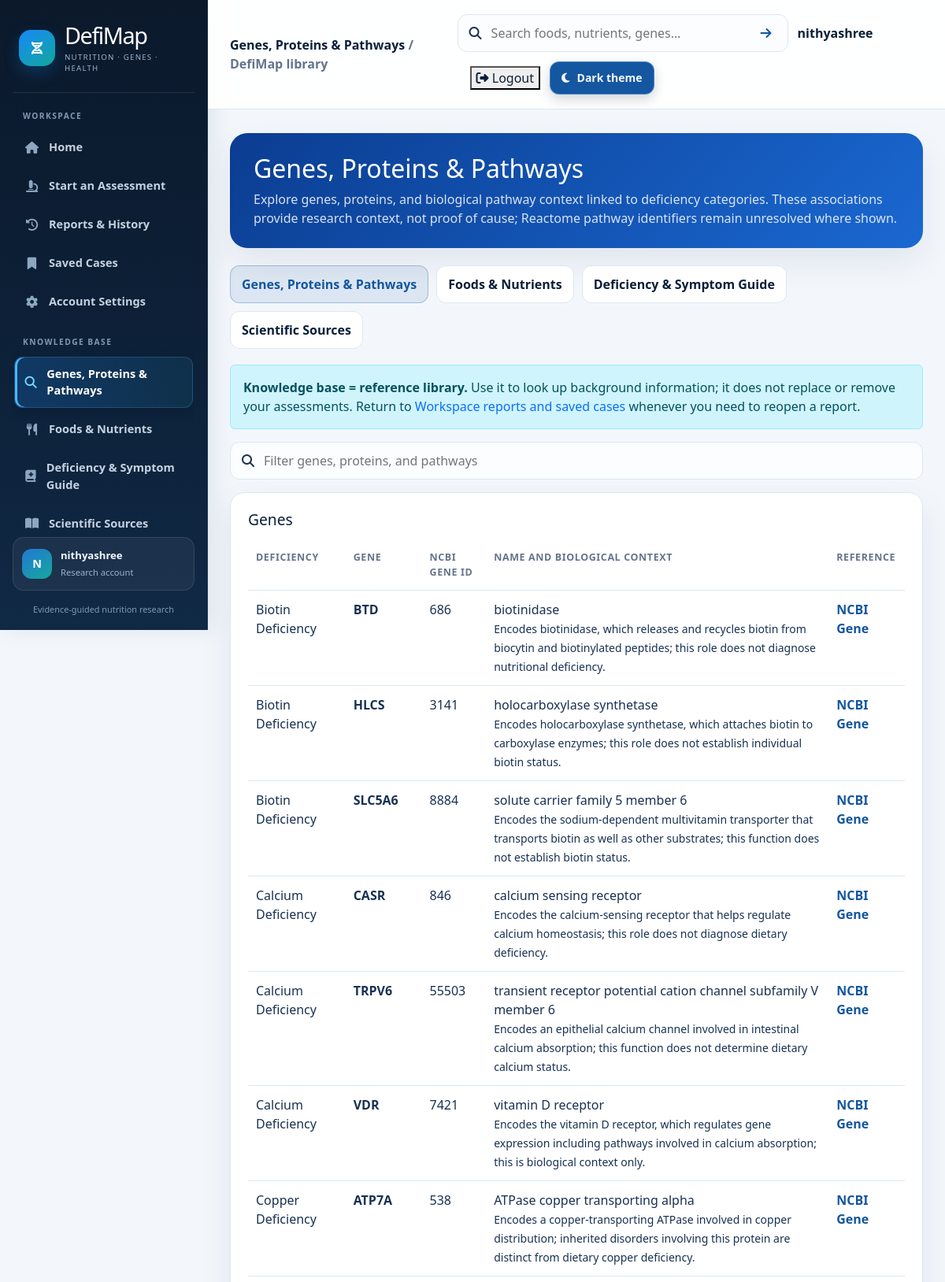
The page /tools.php (signed in, upper part) on the database its author committed.
### tables this page shows
CREATE TABLE `users` (
  `id` int(11) NOT NULL,
  `name` varchar(100) NOT NULL,
  `email` varchar(100) NOT NULL,
  `password` varchar(255) NOT NULL,
  `created_at` timestamp NOT NULL DEFAULT current_timestamp()
);

CREATE TABLE `gene_associations` (
  `id` int(11) NOT NULL,
  `deficiency_id` int(11) NOT NULL,
  `gene_symbol` varchar(30) NOT NULL,
  `gene_name` varchar(255) DEFAULT NULL,
  `ncbi_gene_id` int(11) DEFAULT NULL
);

CREATE TABLE `deficiency_master` (
  `deficiency_id` int(11) NOT NULL,
  `deficiency_name` varchar(255) NOT NULL,
  `description` text NOT NULL,
  `cause` text NOT NULL
);

CREATE TABLE `gene_association_metadata` (
  `association_id` int(11) NOT NULL,
  `association_description` text NOT NULL,
  `source_url` varchar(2048) NOT NULL
);

### env.php (called while the page is built, shortened)
<?php
$environmentFile = __DIR__ . DIRECTORY_SEPARATOR . '.env';
if (is_file($environmentFile)) {
    $environmentLines = file($environmentFile, FILE_IGNORE_NEW_LINES);
    foreach ($environmentLines as $lineNumber => $line) {
        $line = trim($line);
        if ($line === '' || str_starts_with($line, '#')) {
            continue;
        }
        if (!preg_match('/^([A-Z][A-Z0-9_]*)=(.*)$/', $line, $matches)) {
            throw new RuntimeException('Invalid DefiMap environment setting on line ' . ($lineNumber + 1) . '.');
        }
        $key = $matches[1];
    }
}

### tools.php (the view, shortened to what this page needs)
<?php
require __DIR__ . DIRECTORY_SEPARATOR . 'bootstrap.php';
$sections = [
    'molecular' => 'Genes, Proteins & Pathways',
    'nutrition' => 'Foods & Nutrients',
    'reference' => 'Deficiency & Symptom Guide',
    'resources' => 'Scientific Sources',
    'search' => 'Knowledge Base Search',
    'settings' => 'Account Settings',
];
$knowledgeSections = array_diff_key($sections, ['search' => true, 'settings' => true]);
$section = (string)($_GET['section'] ?? 'molecular');
$searchQuery = substr(trim((string)($_GET['q'] ?? '')), 0, 120);
$globalSearchResults = [];
$userId = (int)$_SESSION['user_id'];
$userStmt = $pdo->prepare("SELECT name, email, password FROM users WHERE id=?");
$userStmt->execute([$userId]);
$user = $userStmt->fetch(PDO::FETCH_ASSOC);
$genes = [];
if ($section === 'molecular') {
    $genes = $pdo->query("SELECT d.deficiency_name, g.gene_symbol, g.gene_name, g.ncbi_gene_id,
            gm.association_description, gm.source_url
        FROM gene_associations g
        JOIN deficiency_master d ON d.deficiency_id=g.deficiency_id
        LEFT JOIN gene_association_metadata gm ON gm.association_id=g.id
        ORDER BY d.deficiency_name, g.gene_symbol")->fetchAll(PDO::FETCH_ASSOC);
} elseif ($section === 'resources') {
    $datasetSources = $pdo->query("SELECT dataset_name, organization, source_url,
            record_identifier, version_or_release, access_date, license, verification_status
        FROM dataset_sources
        ORDER BY organization, dataset_name, source_id")->fetchAll(PDO::FETCH_ASSOC);
}
?>
<!DOCTYPE html>
<html lang="en">
<head>
    <link href="https://cdn.jsdelivr.net/npm/bootstrap@5.3.3/dist/css/bootstrap.min.css" rel="stylesheet">
    <link rel="stylesheet" href="https://cdnjs.cloudflare.com/ajax/libs/font-awesome/6.5.2/css/all.min.css">
</head>
<body>
    <div class="app-shell">
        <aside class="sidebar" aria-label="Sidebar navigation">
            <div class="brand-box">
                <div class="brand-icon"><i class="fa-solid fa-dna"></i></div>
                <div><h1>DefiMap</h1><small>Nutrition · Genes · Health</small></div>
            </div>
            <nav class="sidebar-nav" aria-label="Sidebar navigation">
            <div class="nav-group">
                <p class="nav-section-label">Workspace</p>
                <a class="nav-item" href="dashboard.php"><i class="fa-solid fa-house"></i> Home</a>
                <a class="nav-item" href="analysis.php"><i class="fa-solid fa-microscope"></i> Start an Assessment</a>
                <a class="nav-item" href="reports.php"><i class="fa-solid fa-clock-rotate-left"></i> Reports &amp; History</a>
                <a class="nav-item" href="dashboard.php#saved"><i class="fa-solid fa-bookmark"></i> Saved Cases</a>
                <a class="nav-item <?php echo $section === 'settings' ? 'active' : ''; ?>" href="tools.php?section=settings"><i class="fa-solid fa-gear"></i> Account Settings</a>
            </div>
            <div class="nav-group">
                <p class="nav-section-label">Knowledge base</p>
                <?php foreach ($knowledgeSections as $key => $label): ?>
                    <a class="nav-item <?php echo $section === $key ? 'active' : ''; ?>" href="tools.php?section=<?php echo urlencode($key); ?>">
                        <i class="fa-solid <?php echo $key === 'molecular' ? 'fa-magnifying-glass' : ($key === 'nutrition' ? 'fa-utensils' : ($key === 'reference' ? 'fa-book-medical' : 'fa-book-open')); ?>"></i>
                        <?php echo htmlspecialchars($label); ?>
                    </a>
                <?php endforeach; ?>
            </div>
            </nav>
            <div class="sidebar-account">
                <div class="sidebar-account-avatar"><?php echo htmlspecialchars(strtoupper(substr($user['name'], 0, 1))); ?></div>
                <div class="sidebar-account-copy"><strong><?php echo htmlspecialchars($user['name']); ?></strong><span>Research account</span></div>
            </div>
            <div class="sidebar-footer">Evidence-guided nutrition research</div>
        </aside>
        <main class="content">
            <header class="topbar">
                <div class="topbar-inner">
                    <div class="page-context"><strong><?php echo htmlspecialchars($sections[$section]); ?></strong> / DefiMap library</div>
                    <div class="topbar-tools">
                        <form class="search-box" method="get" action="tools.php" role="search" aria-label="Search the knowledge base">
                            <i class="fa-solid fa-magnifying-glass"></i>
                            <input type="search" name="q" value="<?php echo htmlspecialchars($searchQuery); ?>" placeholder="Search foods, nutrients, genes…" aria-label="Search foods, nutrients, genes, proteins and pathways">
                            <button type="submit" aria-label="Submit knowledge-base search"><i class="fa-solid fa-arrow-right"></i></button>
                        </form>
                        <span class="profile"><?php echo htmlspecialchars($user['name']); ?></span><form class="logout-form" method="post" action="logout.php"><button class="logout-link" type="submit"><i class="fa-solid fa-right-from-bracket"></i> Logout</button></form>
                    </div>
                </div>
            </header>
            <div class="page-shell">
                <section class="welcome-card">
                    <h2><?php echo htmlspecialchars($sections[$section]); ?></h2>
                    <p>
                        <?php if ($section === 'molecular'): ?>Explore genes, proteins, and biological pathway context linked to deficiency categories. These associations provide research context, not proof of cause; Reactome pathway identifiers remain unresolved where shown.
                        <?php elseif ($section === 'nutrition'): ?>Browse food recommendations and nutrient measurements. The USDA measurements refer to specific source records and are not automatically matched to every recommended food.
                        <?php elseif ($section === 'reference'): ?>Read educational deficiency summaries and symptom associations. Symptoms are nonspecific, and project weights are not probabilities or diagnostic scores.
                        <?php elseif ($section === 'resources'): ?>Find source organizations and external references for further reading. A source link does not mean every related claim has been independently verified.
                        <?php else: ?>Manage your account name, email address, and password.
                        <?php endif; ?>
                    </p>
                </section>
                <nav class="section-nav" aria-label="Library sections">
                    <?php foreach ($knowledgeSections as $key => $label): ?>
                        <a class="<?php echo $section === $key ? 'active' : ''; ?>" href="tools.php?section=<?php echo urlencode($key); ?>"><?php echo htmlspecialchars($label); ?></a>
                    <?php endforeach; ?>
                </nav>
                <div class="alert alert-info" role="note">
                    <strong>Knowledge base = reference library.</strong> Use it to look up background information; it does not replace or remove your assessments. Return to <a href="reports.php">Workspace reports and saved cases</a> whenever you need to reopen a report.
                </div>
                <?php if ($section === 'search'): ?>
                    <section class="panel">
                        <h3>Search the knowledge base</h3>
                        <?php if ($searchQuery === ''): ?>
                            <p>Enter a food, nutrient, symptom, deficiency, gene symbol or ID, protein accession, pathway, or source organization in the search bar above.</p>
                        <?php else: ?>
                            <p><?php echo count($globalSearchResults); ?> result<?php echo count($globalSearchResults) === 1 ? '' : 's'; ?> for <strong><?php echo htmlspecialchars($searchQuery); ?></strong>. These records are for educational reference; source links and associations do not establish a diagnosis.</p>
                            <?php if ($globalSearchResults): ?>
                                <div class="table-wrap"><table class="data-table">
                                    <thead><tr><th>Type</th><th>Record</th><th>Details</th><th>Open</th><th>Source</th></tr></thead>
                                    <tbody>
                                        <?php foreach ($globalSearchResults as $searchResult): ?>
                                            <tr>
                                                <td><?php echo htmlspecialchars($searchResult['category']); ?></td>
                                                <td><strong><?php echo htmlspecialchars($searchResult['title'] ?? ''); ?></strong></td>
                                                <td><?php echo htmlspecialchars($searchResult['detail'] ?? ''); ?></td>
                                                <td><a href="tools.php?section=<?php echo urlencode($searchResult['target']); ?>">Browse section</a></td>
                                                <td><?php if ($searchResult['source_url']): ?><a href="<?php echo htmlspecialchars($searchResult['source_url']); ?>" target="_blank" rel="noopener noreferrer">Source</a><?php else: ?>Not linked<?php endif; ?></td>
                                            </tr>
                                        <?php endforeach; ?>
                                    </tbody>
                                </table></div>
                            <?php else: ?>
                                <div class="empty-state">No matching knowledge-base records were found. Try a shorter term, an alternate spelling, or an official identifier.</div>
                            <?php endif; ?>
                        <?php endif; ?>
                    </section>
                <?php elseif ($section === 'molecular'): ?>
                    <label class="search-box"><i class="fa-solid fa-magnifying-glass"></i><input type="search" data-table-search placeholder="Filter genes, proteins, and pathways" aria-label="Filter molecular associations"></label>
                    <section class="panel">
                        <h3>Genes</h3>
                        <div class="table-wrap"><table class="data-table" data-search-table><thead><tr><th>Deficiency</th><th>Gene</th><th>NCBI Gene ID</th><th>Name and biological context</th><th>Reference</th></tr></thead><tbody>
                            <?php foreach ($genes as $gene): ?>
                                <tr>
                                    <td><?php echo htmlspecialchars($gene['deficiency_name']); ?></td>
                                    <td><strong><?php echo htmlspecialchars($gene['gene_symbol']); ?></strong></td>
                                    <td><?php echo $gene['ncbi_gene_id'] !== null ? (int)$gene['ncbi_gene_id'] : 'Not recorded'; ?></td>
                                    <td><?php echo htmlspecialchars($gene['gene_name'] ?? ''); ?><br><small><?php echo htmlspecialchars($gene['association_description'] ?? 'Biological association details have not been added.'); ?></small></td>
                                    <td><?php if ($gene['source_url']): ?><a href="<?php echo htmlspecialchars($gene['source_url']); ?>" target="_blank" rel="noopener noreferrer">NCBI Gene</a><?php else: ?>—<?php endif; ?></td>
                                </tr>
                            <?php endforeach; ?>
                        </tbody></table></div>
                    </section>
                <?php endif; ?>
            </div>
        </main>
    </div>
</body>
</html>

### rows shown on the page
users: name "N", name "nithyashree"
gene_associations: deficiency.deficiency_name "Biotin Deficiency", gene_symbol "BTD", ncbi_gene "686", gene_name "biotinidase", gene_association_metadata.association_description "Encodes biotinidase, which releases and recycles biotin from biocytin and biotinylated peptides; this role does not diagnose nutritional deficiency."
gene_associations: deficiency.deficiency_name "Biotin Deficiency", gene_symbol "HLCS", ncbi_gene "3141", gene_name "holocarboxylase synthetase", gene_association_metadata.association_description "Encodes holocarboxylase synthetase, which attaches biotin to carboxylase enzymes; this role does not establish individual biotin status."
gene_associations: deficiency.deficiency_name "Biotin Deficiency", gene_symbol "SLC5A6", ncbi_gene "8884", gene_name "solute carrier family 5 member 6", gene_association_metadata.association_description "Encodes the sodium-dependent multivitamin transporter that transports biotin as well as other substrates; this function does not establish biotin status."
gene_associations: deficiency.deficiency_name "Calcium Deficiency", gene_symbol "CASR", ncbi_gene "846", gene_name "calcium sensing receptor", gene_association_metadata.association_description "Encodes the calcium-sensing receptor that helps regulate calcium homeostasis; this role does not diagnose dietary deficiency."
gene_associations: deficiency.deficiency_name "Calcium Deficiency", gene_symbol "TRPV6", ncbi_gene "55503", gene_name "transient receptor potential cation channel subfamily V member 6", gene_association_metadata.association_description "Encodes an epithelial calcium channel involved in intestinal calcium absorption; this function does not determine dietary calcium status."
gene_associations: deficiency.deficiency_name "Calcium Deficiency", gene_symbol "VDR", ncbi_gene "7421", gene_name "vitamin D receptor", gene_association_metadata.association_description "Encodes the vitamin D receptor, which regulates gene expression including pathways involved in calcium absorption; this is biological context only."
gene_associations: deficiency.deficiency_name "Copper Deficiency", gene_symbol "ATP7A", ncbi_gene "538", gene_name "ATPase copper transporting alpha", gene_association_metadata.association_description "Encodes a copper-transporting ATPase involved in copper distribution; inherited disorders involving this protein are distinct from dietary copper deficiency."

### other values the page prints
$label "Genes, Proteins & Pathways"
$label "Foods & Nutrients"
$label "Deficiency & Symptom Guide"
$label "Scientific Sources"
$sections[$section] "Genes, Proteins & Pathways"
